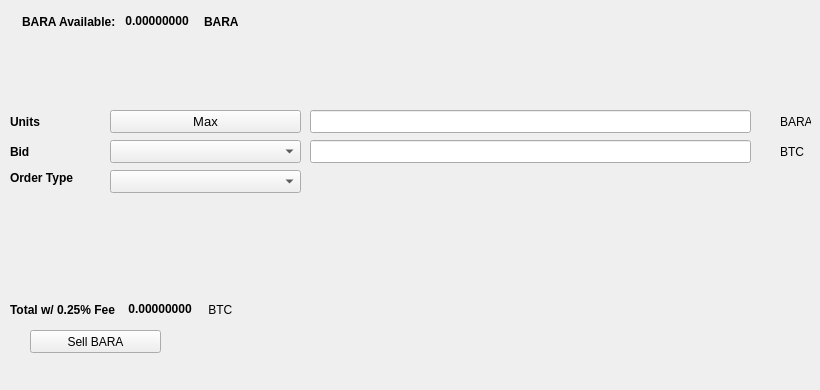
   <widget class="QWidget" name="SellTab">
    <attribute name="title">
     <string>Sell</string>
    </attribute>
    <widget class="QLabel" name="label_16">
     <property name="geometry">
      <rect>
       <x>780</x>
       <y>140</y>
       <width>31</width>
       <height>23</height>
      </rect>
     </property>
     <property name="text">
      <string>BTC</string>
     </property>
    </widget>
    <widget class="QComboBox" name="SellBidcomboBox">
     <property name="geometry">
      <rect>
       <x>110</x>
       <y>140</y>
       <width>191</width>
       <height>23</height>
      </rect>
     </property>
     <property name="font">
      <font>
       <pointsize>10</pointsize>
      </font>
     </property>
    </widget>
    <widget class="QLabel" name="label_18">
     <property name="geometry">
      <rect>
       <x>10</x>
       <y>110</y>
       <width>46</width>
       <height>23</height>
      </rect>
     </property>
     <property name="font">
      <font>
       <weight>75</weight>
       <bold>true</bold>
      </font>
     </property>
     <property name="text">
      <string>Units</string>
     </property>
    </widget>
    <widget class="QPushButton" name="Sell_Max_Amount">
     <property name="geometry">
      <rect>
       <x>110</x>
       <y>110</y>
       <width>191</width>
       <height>23</height>
      </rect>
     </property>
     <property name="font">
      <font>
       <pointsize>10</pointsize>
      </font>
     </property>
     <property name="text">
      <string>Max</string>
     </property>
    </widget>
    <widget class="QLabel" name="label_20">
     <property name="geometry">
      <rect>
       <x>10</x>
       <y>170</y>
       <width>91</width>
       <height>16</height>
      </rect>
     </property>
     <property name="font">
      <font>
       <weight>75</weight>
       <bold>true</bold>
      </font>
     </property>
     <property name="text">
      <string>Order Type</string>
     </property>
    </widget>
    <widget class="QComboBox" name="SellOrdertypeCombo">
     <property name="geometry">
      <rect>
       <x>110</x>
       <y>170</y>
       <width>191</width>
       <height>23</height>
      </rect>
     </property>
     <property name="font">
      <font>
       <pointsize>10</pointsize>
      </font>
     </property>
    </widget>
    <widget class="QLabel" name="label_21">
     <property name="geometry">
      <rect>
       <x>10</x>
       <y>140</y>
       <width>46</width>
       <height>23</height>
      </rect>
     </property>
     <property name="font">
      <font>
       <weight>75</weight>
       <bold>true</bold>
      </font>
     </property>
     <property name="text">
      <string>Bid</string>
     </property>
    </widget>
    <widget class="QLabel" name="label_22">
     <property name="geometry">
      <rect>
       <x>780</x>
       <y>110</y>
       <width>31</width>
       <height>23</height>
      </rect>
     </property>
     <property name="text">
      <string>BARA</string>
     </property>
    </widget>
    <widget class="QLineEdit" name="UnitsInputBARA">
     <property name="geometry">
      <rect>
       <x>310</x>
       <y>110</y>
       <width>441</width>
       <height>23</height>
      </rect>
     </property>
     <property name="font">
      <font>
       <pointsize>9</pointsize>
       <weight>75</weight>
       <bold>true</bold>
      </font>
     </property>
    </widget>
    <widget class="QLineEdit" name="SellBidPriceEdit">
     <property name="geometry">
      <rect>
       <x>310</x>
       <y>140</y>
       <width>441</width>
       <height>23</height>
      </rect>
     </property>
     <property name="font">
      <font>
       <pointsize>9</pointsize>
       <weight>75</weight>
       <bold>true</bold>
      </font>
     </property>
    </widget>
    <widget class="QPushButton" name="SellBARABTN">
     <property name="geometry">
      <rect>
       <x>30</x>
       <y>330</y>
       <width>131</width>
       <height>23</height>
      </rect>
     </property>
     <property name="text">
      <string>Sell BARA</string>
     </property>
     <property name="icon">
      <iconset resource="../barandos">
       <normaloff>:/icons/bitcoin</normaloff>:/icons/bitcoin</iconset>
     </property>
    </widget>
    <widget class="QWidget" name="layoutWidget3">
     <property name="geometry">
      <rect>
       <x>22</x>
       <y>12</y>
       <width>258</width>
       <height>19</height>
      </rect>
     </property>
     <layout class="QHBoxLayout" name="horizontalLayout">
      <item>
       <widget class="QLabel" name="label232_2">
        <property name="font">
         <font>
          <weight>75</weight>
          <bold>true</bold>
         </font>
        </property>
        <property name="text">
         <string>BARA Available:</string>
        </property>
       </widget>
      </item>
      <item>
       <widget class="QLabel" name="BARAAvailableLabel">
        <property name="palette">
         <palette>
          <active>
           <colorrole role="WindowText">
            <brush brushstyle="SolidPattern">
             <color alpha="255">
              <red>0</red>
              <green>0</green>
              <blue>0</blue>
             </color>
            </brush>
           </colorrole>
           <colorrole role="Button">
            <brush brushstyle="SolidPattern">
             <color alpha="255">
              <red>0</red>
              <green>170</green>
              <blue>0</blue>
             </color>
            </brush>
           </colorrole>
           <colorrole role="Light">
            <brush brushstyle="SolidPattern">
             <color alpha="255">
              <red>0</red>
              <green>255</green>
              <blue>0</blue>
             </color>
            </brush>
           </colorrole>
           <colorrole role="Midlight">
            <brush brushstyle="SolidPattern">
             <color alpha="255">
              <red>0</red>
              <green>212</green>
              <blue>0</blue>
             </color>
            </brush>
           </colorrole>
           <colorrole role="Dark">
            <brush brushstyle="SolidPattern">
             <color alpha="255">
              <red>0</red>
              <green>85</green>
              <blue>0</blue>
             </color>
            </brush>
           </colorrole>
           <colorrole role="Mid">
            <brush brushstyle="SolidPattern">
             <color alpha="255">
              <red>0</red>
              <green>113</green>
              <blue>0</blue>
             </color>
            </brush>
           </colorrole>
           <colorrole role="Text">
            <brush brushstyle="SolidPattern">
             <color alpha="255">
              <red>0</red>
              <green>170</green>
              <blue>0</blue>
             </color>
            </brush>
           </colorrole>
           <colorrole role="BrightText">
            <brush brushstyle="SolidPattern">
             <color alpha="255">
              <red>255</red>
              <green>255</green>
              <blue>255</blue>
             </color>
            </brush>
           </colorrole>
           <colorrole role="ButtonText">
            <brush brushstyle="SolidPattern">
             <color alpha="255">
              <red>0</red>
              <green>0</green>
              <blue>0</blue>
             </color>
            </brush>
           </colorrole>
           <colorrole role="Base">
            <brush brushstyle="SolidPattern">
             <color alpha="255">
              <red>255</red>
              <green>255</green>
              <blue>255</blue>
             </color>
            </brush>
           </colorrole>
           <colorrole role="Window">
            <brush brushstyle="SolidPattern">
             <color alpha="255">
              <red>0</red>
              <green>170</green>
              <blue>0</blue>
             </color>
            </brush>
           </colorrole>
           <colorrole role="Shadow">
            <brush brushstyle="SolidPattern">
             <color alpha="255">
              <red>0</red>
              <green>0</green>
              <blue>0</blue>
             </color>
            </brush>
           </colorrole>
           <colorrole role="AlternateBase">
            <brush brushstyle="SolidPattern">
             <color alpha="255">
              <red>127</red>
              <green>212</green>
              <blue>127</blue>
             </color>
            </brush>
           </colorrole>
           <colorrole role="ToolTipBase">
            <brush brushstyle="SolidPattern">
             <color alpha="255">
              <red>255</red>
              <green>255</green>
              <blue>220</blue>
             </color>
            </brush>
           </colorrole>
           <colorrole role="ToolTipText">
            <brush brushstyle="SolidPattern">
             <color alpha="255">
              <red>0</red>
              <green>0</green>
              <blue>0</blue>
             </color>
            </brush>
           </colorrole>
          </active>
          <inactive>
           <colorrole role="WindowText">
            <brush brushstyle="SolidPattern">
             <color alpha="255">
              <red>0</red>
              <green>0</green>
              <blue>0</blue>
             </color>
            </brush>
           </colorrole>
           <colorrole role="Button">
            <brush brushstyle="SolidPattern">
             <color alpha="255">
              <red>0</red>
              <green>170</green>
              <blue>0</blue>
             </color>
            </brush>
           </colorrole>
           <colorrole role="Light">
            <brush brushstyle="SolidPattern">
             <color alpha="255">
              <red>0</red>
              <green>255</green>
              <blue>0</blue>
             </color>
            </brush>
           </colorrole>
           <colorrole role="Midlight">
            <brush brushstyle="SolidPattern">
             <color alpha="255">
              <red>0</red>
              <green>212</green>
              <blue>0</blue>
             </color>
            </brush>
           </colorrole>
           <colorrole role="Dark">
            <brush brushstyle="SolidPattern">
             <color alpha="255">
              <red>0</red>
              <green>85</green>
              <blue>0</blue>
             </color>
            </brush>
           </colorrole>
           <colorrole role="Mid">
            <brush brushstyle="SolidPattern">
             <color alpha="255">
              <red>0</red>
              <green>113</green>
              <blue>0</blue>
             </color>
            </brush>
           </colorrole>
           <colorrole role="Text">
            <brush brushstyle="SolidPattern">
             <color alpha="255">
              <red>0</red>
              <green>170</green>
              <blue>0</blue>
             </color>
            </brush>
           </colorrole>
           <colorrole role="BrightText">
            <brush brushstyle="SolidPattern">
             <color alpha="255">
              <red>255</red>
              <green>255</green>
              <blue>255</blue>
             </color>
            </brush>
           </colorrole>
           <colorrole role="ButtonText">
            <brush brushstyle="SolidPattern">
             <color alpha="255">
              <red>0</red>
              <green>0</green>
              <blue>0</blue>
             </color>
            </brush>
           </colorrole>
           <colorrole role="Base">
            <brush brushstyle="SolidPattern">
             <color alpha="255">
              <red>255</red>
              <green>255</green>
              <blue>255</blue>
             </color>
            </brush>
           </colorrole>
           <colorrole role="Window">
            <brush brushstyle="SolidPattern">
             <color alpha="255">
              <red>0</red>
              <green>170</green>
              <blue>0</blue>
             </color>
            </brush>
           </colorrole>
           <colorrole role="Shadow">
            <brush brushstyle="SolidPattern">
             <color alpha="255">
              <red>0</red>
              <green>0</green>
              <blue>0</blue>
             </color>
            </brush>
           </colorrole>
           <colorrole role="AlternateBase">
            <brush brushstyle="SolidPattern">
             <color alpha="255">
              <red>127</red>
              <green>212</green>
              <blue>127</blue>
             </color>
            </brush>
           </colorrole>
           <colorrole role="ToolTipBase">
            <brush brushstyle="SolidPattern">
             <color alpha="255">
              <red>255</red>
              <green>255</green>
              <blue>220</blue>
             </color>
            </brush>
           </colorrole>
           <colorrole role="ToolTipText">
            <brush brushstyle="SolidPattern">
             <color alpha="255">
              <red>0</red>
              <green>0</green>
              <blue>0</blue>
             </color>
            </brush>
           </colorrole>
          </inactive>
          <disabled>
           <colorrole role="WindowText">
            <brush brushstyle="SolidPattern">
             <color alpha="255">
              <red>0</red>
              <green>85</green>
              <blue>0</blue>
             </color>
            </brush>
           </colorrole>
           <colorrole role="Button">
            <brush brushstyle="SolidPattern">
             <color alpha="255">
              <red>0</red>
              <green>170</green>
              <blue>0</blue>
             </color>
            </brush>
           </colorrole>
           <colorrole role="Light">
            <brush brushstyle="SolidPattern">
             <color alpha="255">
              <red>0</red>
              <green>255</green>
              <blue>0</blue>
             </color>
            </brush>
           </colorrole>
           <colorrole role="Midlight">
            <brush brushstyle="SolidPattern">
             <color alpha="255">
              <red>0</red>
              <green>212</green>
              <blue>0</blue>
             </color>
            </brush>
           </colorrole>
           <colorrole role="Dark">
            <brush brushstyle="SolidPattern">
             <color alpha="255">
              <red>0</red>
              <green>85</green>
              <blue>0</blue>
             </color>
            </brush>
           </colorrole>
           <colorrole role="Mid">
            <brush brushstyle="SolidPattern">
             <color alpha="255">
              <red>0</red>
              <green>113</green>
              <blue>0</blue>
             </color>
            </brush>
           </colorrole>
           <colorrole role="Text">
            <brush brushstyle="SolidPattern">
             <color alpha="255">
              <red>0</red>
              <green>85</green>
              <blue>0</blue>
             </color>
            </brush>
           </colorrole>
           <colorrole role="BrightText">
            <brush brushstyle="SolidPattern">
             <color alpha="255">
              <red>255</red>
              <green>255</green>
              <blue>255</blue>
             </color>
            </brush>
           </colorrole>
           <colorrole role="ButtonText">
            <brush brushstyle="SolidPattern">
             <color alpha="255">
              <red>0</red>
              <green>85</green>
              <blue>0</blue>
             </color>
            </brush>
           </colorrole>
           <colorrole role="Base">
            <brush brushstyle="SolidPattern">
             <color alpha="255">
              <red>0</red>
              <green>170</green>
              <blue>0</blue>
             </color>
            </brush>
           </colorrole>
           <colorrole role="Window">
            <brush brushstyle="SolidPattern">
             <color alpha="255">
              <red>0</red>
              <green>170</green>
              <blue>0</blue>
             </color>
            </brush>
           </colorrole>
           <colorrole role="Shadow">
            <brush brushstyle="SolidPattern">
             <color alpha="255">
              <red>0</red>
              <green>0</green>
              <blue>0</blue>
             </color>
            </brush>
           </colorrole>
           <colorrole role="AlternateBase">
            <brush brushstyle="SolidPattern">
             <color alpha="255">
              <red>0</red>
              <green>170</green>
              <blue>0</blue>
             </color>
            </brush>
           </colorrole>
           <colorrole role="ToolTipBase">
            <brush brushstyle="SolidPattern">
             <color alpha="255">
              <red>255</red>
              <green>255</green>
              <blue>220</blue>
             </color>
            </brush>
           </colorrole>
           <colorrole role="ToolTipText">
            <brush brushstyle="SolidPattern">
             <color alpha="255">
              <red>0</red>
              <green>0</green>
              <blue>0</blue>
             </color>
            </brush>
           </colorrole>
          </disabled>
         </palette>
        </property>
        <property name="font">
         <font>
          <weight>75</weight>
          <bold>true</bold>
         </font>
        </property>
        <property name="text">
         <string> 0.00000000 </string>
        </property>
        <property name="textInteractionFlags">
         <set>Qt::LinksAccessibleByMouse|Qt::TextSelectableByKeyboard|Qt::TextSelectableByMouse</set>
        </property>
       </widget>
      </item>
      <item>
       <widget class="QLabel" name="labelBARA">
        <property name="font">
         <font>
          <weight>75</weight>
          <bold>true</bold>
         </font>
        </property>
        <property name="text">
         <string>BARA</string>
        </property>
       </widget>
      </item>
     </layout>
    </widget>
    <widget class="QWidget" name="layoutWidget">
     <property name="geometry">
      <rect>
       <x>10</x>
       <y>300</y>
       <width>268</width>
       <height>19</height>
      </rect>
     </property>
     <layout class="QHBoxLayout" name="horizontalLayout_2">
      <item>
       <widget class="QLabel" name="label_19">
        <property name="font">
         <font>
          <weight>75</weight>
          <bold>true</bold>
         </font>
        </property>
        <property name="text">
         <string>Total w/ 0.25% Fee </string>
        </property>
       </widget>
      </item>
      <item>
       <widget class="QLabel" name="SellCostLabel">
        <property name="palette">
         <palette>
          <active>
           <colorrole role="WindowText">
            <brush brushstyle="SolidPattern">
             <color alpha="255">
              <red>0</red>
              <green>0</green>
              <blue>0</blue>
             </color>
            </brush>
           </colorrole>
           <colorrole role="Button">
            <brush brushstyle="SolidPattern">
             <color alpha="255">
              <red>0</red>
              <green>170</green>
              <blue>0</blue>
             </color>
            </brush>
           </colorrole>
           <colorrole role="Light">
            <brush brushstyle="SolidPattern">
             <color alpha="255">
              <red>0</red>
              <green>255</green>
              <blue>0</blue>
             </color>
            </brush>
           </colorrole>
           <colorrole role="Midlight">
            <brush brushstyle="SolidPattern">
             <color alpha="255">
              <red>0</red>
              <green>212</green>
              <blue>0</blue>
             </color>
            </brush>
           </colorrole>
           <colorrole role="Dark">
            <brush brushstyle="SolidPattern">
             <color alpha="255">
              <red>0</red>
              <green>85</green>
              <blue>0</blue>
             </color>
            </brush>
           </colorrole>
           <colorrole role="Mid">
            <brush brushstyle="SolidPattern">
             <color alpha="255">
              <red>0</red>
              <green>113</green>
              <blue>0</blue>
             </color>
            </brush>
           </colorrole>
           <colorrole role="Text">
            <brush brushstyle="SolidPattern">
             <color alpha="255">
              <red>0</red>
              <green>170</green>
              <blue>0</blue>
             </color>
            </brush>
           </colorrole>
           <colorrole role="BrightText">
            <brush brushstyle="SolidPattern">
             <color alpha="255">
              <red>255</red>
              <green>255</green>
              <blue>255</blue>
             </color>
            </brush>
           </colorrole>
           <colorrole role="ButtonText">
            <brush brushstyle="SolidPattern">
             <color alpha="255">
              <red>0</red>
              <green>0</green>
              <blue>0</blue>
             </color>
            </brush>
           </colorrole>
           <colorrole role="Base">
            <brush brushstyle="SolidPattern">
             <color alpha="255">
              <red>255</red>
              <green>255</green>
              <blue>255</blue>
             </color>
            </brush>
           </colorrole>
           <colorrole role="Window">
            <brush brushstyle="SolidPattern">
             <color alpha="255">
              <red>0</red>
              <green>170</green>
              <blue>0</blue>
             </color>
            </brush>
           </colorrole>
           <colorrole role="Shadow">
            <brush brushstyle="SolidPattern">
             <color alpha="255">
              <red>0</red>
              <green>0</green>
              <blue>0</blue>
             </color>
            </brush>
           </colorrole>
           <colorrole role="AlternateBase">
            <brush brushstyle="SolidPattern">
             <color alpha="255">
              <red>127</red>
              <green>212</green>
              <blue>127</blue>
             </color>
            </brush>
           </colorrole>
           <colorrole role="ToolTipBase">
            <brush brushstyle="SolidPattern">
             <color alpha="255">
              <red>255</red>
              <green>255</green>
              <blue>220</blue>
             </color>
            </brush>
           </colorrole>
           <colorrole role="ToolTipText">
            <brush brushstyle="SolidPattern">
             <color alpha="255">
              <red>0</red>
              <green>0</green>
              <blue>0</blue>
             </color>
            </brush>
           </colorrole>
          </active>
          <inactive>
           <colorrole role="WindowText">
            <brush brushstyle="SolidPattern">
             <color alpha="255">
              <red>0</red>
              <green>0</green>
              <blue>0</blue>
             </color>
            </brush>
           </colorrole>
           <colorrole role="Button">
            <brush brushstyle="SolidPattern">
             <color alpha="255">
              <red>0</red>
              <green>170</green>
              <blue>0</blue>
             </color>
            </brush>
           </colorrole>
           <colorrole role="Light">
            <brush brushstyle="SolidPattern">
             <color alpha="255">
              <red>0</red>
              <green>255</green>
              <blue>0</blue>
             </color>
            </brush>
           </colorrole>
           <colorrole role="Midlight">
            <brush brushstyle="SolidPattern">
             <color alpha="255">
              <red>0</red>
              <green>212</green>
              <blue>0</blue>
             </color>
            </brush>
           </colorrole>
           <colorrole role="Dark">
            <brush brushstyle="SolidPattern">
             <color alpha="255">
              <red>0</red>
              <green>85</green>
              <blue>0</blue>
             </color>
            </brush>
           </colorrole>
           <colorrole role="Mid">
            <brush brushstyle="SolidPattern">
             <color alpha="255">
              <red>0</red>
              <green>113</green>
              <blue>0</blue>
             </color>
            </brush>
           </colorrole>
           <colorrole role="Text">
            <brush brushstyle="SolidPattern">
             <color alpha="255">
              <red>0</red>
              <green>170</green>
              <blue>0</blue>
             </color>
            </brush>
           </colorrole>
           <colorrole role="BrightText">
            <brush brushstyle="SolidPattern">
             <color alpha="255">
              <red>255</red>
              <green>255</green>
              <blue>255</blue>
             </color>
            </brush>
           </colorrole>
           <colorrole role="ButtonText">
            <brush brushstyle="SolidPattern">
             <color alpha="255">
              <red>0</red>
              <green>0</green>
              <blue>0</blue>
             </color>
            </brush>
           </colorrole>
           <colorrole role="Base">
            <brush brushstyle="SolidPattern">
             <color alpha="255">
              <red>255</red>
              <green>255</green>
              <blue>255</blue>
             </color>
            </brush>
           </colorrole>
           <colorrole role="Window">
            <brush brushstyle="SolidPattern">
             <color alpha="255">
              <red>0</red>
              <green>170</green>
              <blue>0</blue>
             </color>
            </brush>
           </colorrole>
           <colorrole role="Shadow">
            <brush brushstyle="SolidPattern">
             <color alpha="255">
              <red>0</red>
              <green>0</green>
              <blue>0</blue>
             </color>
            </brush>
           </colorrole>
           <colorrole role="AlternateBase">
            <brush brushstyle="SolidPattern">
             <color alpha="255">
              <red>127</red>
              <green>212</green>
              <blue>127</blue>
             </color>
            </brush>
           </colorrole>
           <colorrole role="ToolTipBase">
            <brush brushstyle="SolidPattern">
             <color alpha="255">
              <red>255</red>
              <green>255</green>
              <blue>220</blue>
             </color>
            </brush>
           </colorrole>
           <colorrole role="ToolTipText">
            <brush brushstyle="SolidPattern">
             <color alpha="255">
              <red>0</red>
              <green>0</green>
              <blue>0</blue>
             </color>
            </brush>
           </colorrole>
          </inactive>
          <disabled>
           <colorrole role="WindowText">
            <brush brushstyle="SolidPattern">
             <color alpha="255">
              <red>0</red>
              <green>85</green>
              <blue>0</blue>
             </color>
            </brush>
           </colorrole>
           <colorrole role="Button">
            <brush brushstyle="SolidPattern">
             <color alpha="255">
              <red>0</red>
              <green>170</green>
              <blue>0</blue>
             </color>
            </brush>
           </colorrole>
           <colorrole role="Light">
            <brush brushstyle="SolidPattern">
             <color alpha="255">
              <red>0</red>
              <green>255</green>
              <blue>0</blue>
             </color>
            </brush>
           </colorrole>
           <colorrole role="Midlight">
            <brush brushstyle="SolidPattern">
             <color alpha="255">
              <red>0</red>
              <green>212</green>
              <blue>0</blue>
             </color>
            </brush>
           </colorrole>
           <colorrole role="Dark">
            <brush brushstyle="SolidPattern">
             <color alpha="255">
              <red>0</red>
              <green>85</green>
              <blue>0</blue>
             </color>
            </brush>
           </colorrole>
           <colorrole role="Mid">
            <brush brushstyle="SolidPattern">
             <color alpha="255">
              <red>0</red>
              <green>113</green>
              <blue>0</blue>
             </color>
            </brush>
           </colorrole>
           <colorrole role="Text">
            <brush brushstyle="SolidPattern">
             <color alpha="255">
              <red>0</red>
              <green>85</green>
              <blue>0</blue>
             </color>
            </brush>
           </colorrole>
           <colorrole role="BrightText">
            <brush brushstyle="SolidPattern">
             <color alpha="255">
              <red>255</red>
              <green>255</green>
              <blue>255</blue>
             </color>
            </brush>
           </colorrole>
           <colorrole role="ButtonText">
            <brush brushstyle="SolidPattern">
             <color alpha="255">
              <red>0</red>
              <green>85</green>
              <blue>0</blue>
             </color>
            </brush>
           </colorrole>
           <colorrole role="Base">
            <brush brushstyle="SolidPattern">
             <color alpha="255">
              <red>0</red>
              <green>170</green>
              <blue>0</blue>
             </color>
            </brush>
           </colorrole>
           <colorrole role="Window">
            <brush brushstyle="SolidPattern">
             <color alpha="255">
              <red>0</red>
              <green>170</green>
              <blue>0</blue>
             </color>
            </brush>
           </colorrole>
           <colorrole role="Shadow">
            <brush brushstyle="SolidPattern">
             <color alpha="255">
              <red>0</red>
              <green>0</green>
              <blue>0</blue>
             </color>
            </brush>
           </colorrole>
           <colorrole role="AlternateBase">
            <brush brushstyle="SolidPattern">
             <color alpha="255">
              <red>0</red>
              <green>170</green>
              <blue>0</blue>
             </color>
            </brush>
           </colorrole>
           <colorrole role="ToolTipBase">
            <brush brushstyle="SolidPattern">
             <color alpha="255">
              <red>255</red>
              <green>255</green>
              <blue>220</blue>
             </color>
            </brush>
           </colorrole>
           <colorrole role="ToolTipText">
            <brush brushstyle="SolidPattern">
             <color alpha="255">
              <red>0</red>
              <green>0</green>
              <blue>0</blue>
             </color>
            </brush>
           </colorrole>
          </disabled>
         </palette>
        </property>
        <property name="font">
         <font>
          <weight>75</weight>
          <bold>true</bold>
         </font>
        </property>
        <property name="autoFillBackground">
         <bool>false</bool>
        </property>
        <property name="text">
         <string> 0.00000000</string>
        </property>
        <property name="textInteractionFlags">
         <set>Qt::LinksAccessibleByMouse|Qt::TextSelectableByMouse</set>
        </property>
       </widget>
      </item>
      <item>
       <widget class="QLabel" name="label_17">
        <property name="font">
         <font>
          <weight>50</weight>
          <bold>false</bold>
         </font>
        </property>
        <property name="text">
         <string> BTC</string>
        </property>
       </widget>
      </item>
     </layout>
    </widget>
    <widget class="QLabel" name="label_23">
     <property name="geometry">
      <rect>
       <x>460</x>
       <y>300</y>
       <width>281</width>
       <height>81</height>
      </rect>
     </property>
     <property name="text">
      <string/>
     </property>
     <property name="pixmap">
      <pixmap>:/images/bittrex</pixmap>
     </property>
    </widget>
   </widget>
